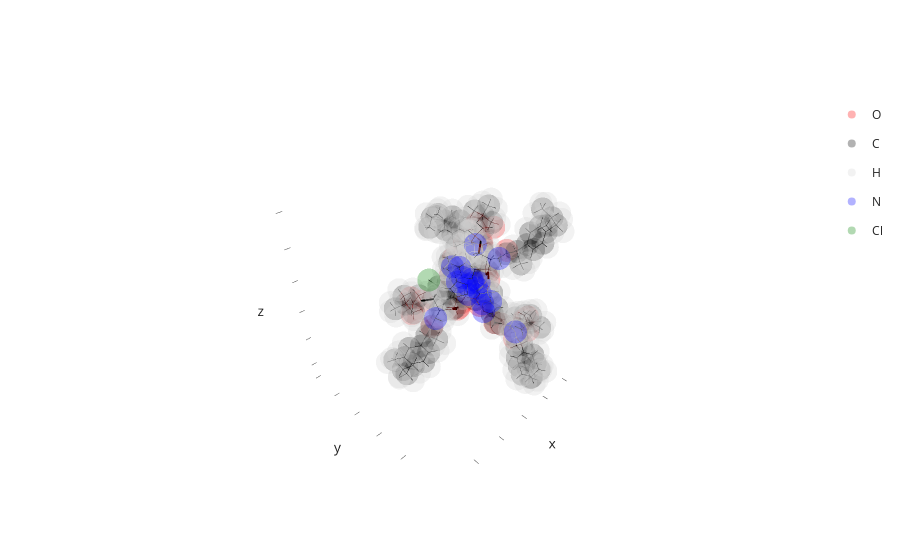

This figure's notebook cell:
### Code cell
env2 = envs.DistanceRotatron(graph, [(structure.get_atom(251), structure.get_atom(323))], radius=20, mask_rotation_units=True, bounds=(-np.pi, np.pi))
sol, eval = agents.scipy_optimize(env2)
final2 = auxiliary.apply_solution(sol, env2, structure.copy())
final2.show()
